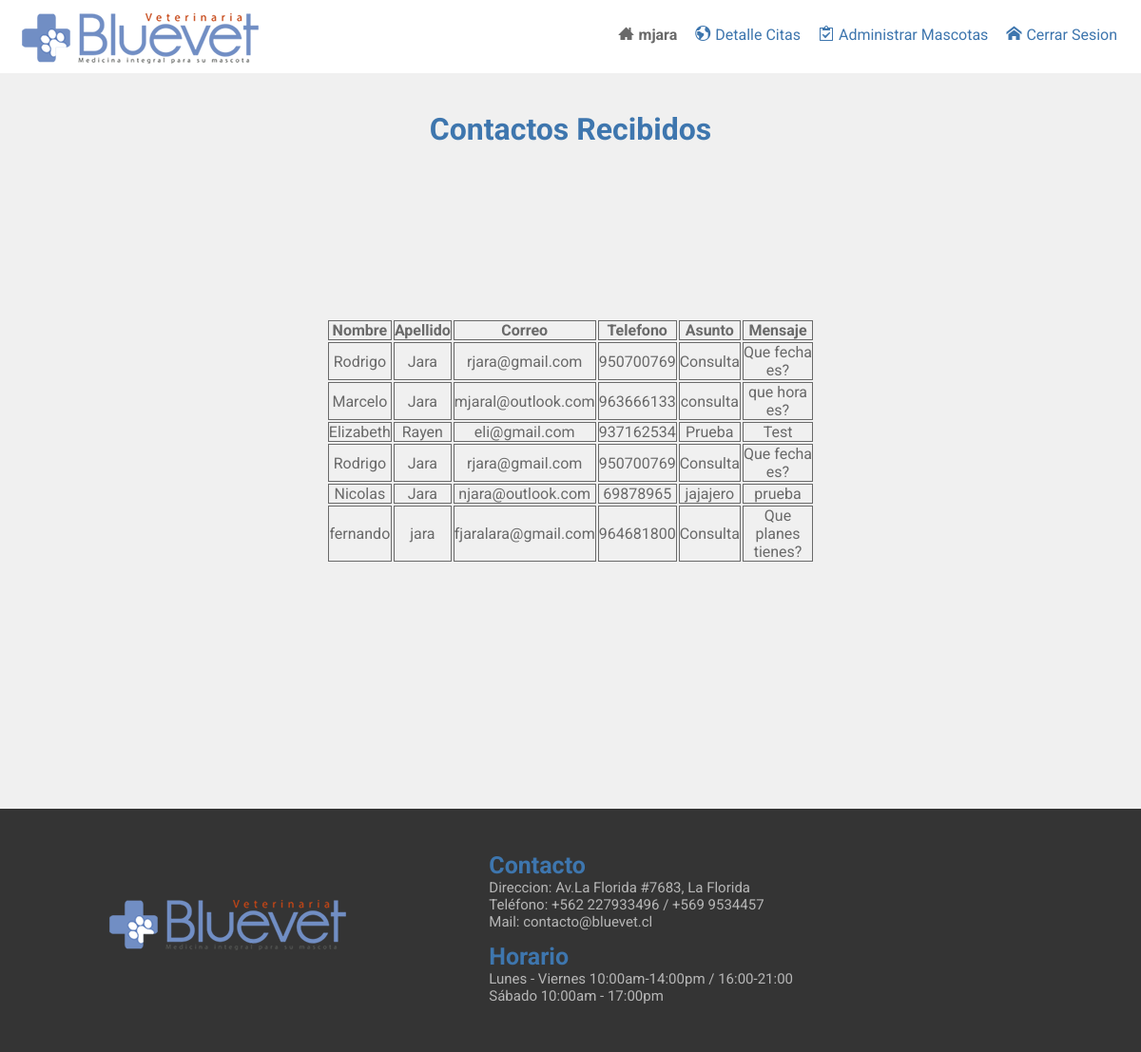
The app's page /Administrador/ (signed in) with its own data.
### core/models.py (models this page shows, shortened)
class Contacto(models.Model):
    Correo = models.CharField(max_length=50)
    Nombre = models.CharField(max_length=50)
    Apellido = models.CharField(max_length=50)
    Telefono = models.IntegerField()
    Asunto = models.CharField(max_length=50)
    Mensaje = models.CharField(max_length=50)

### core/views.py (the view)
# urls.py: path('Administrador/', homeAdmin, name="homeAdmin"),
@login_required(login_url=('/'))
def homeAdmin(request):
    contactos = Contacto.objects.all()
    user = auth.authenticate()
    username = request.user.username
    last_name = request.user.last_name
    return render(request, '../templates/administrador/index.htm', {'username': username, 'contactos': contactos})

### core/templates/administrador/index.htm (shortened to what this page needs)
{% extends 'complements/principal.htm' %}
{% block body %}
<div class="container-info-contacto">
    <div class="titulo">
        <h1>Contactos Recibidos</h1>
    </div>
    <table>
        <tr>
            <th>Nombre</th>
            <th>Apellido</th>
            <th>Correo</th>
            <th>Telefono</th>
            <th>Asunto</th>
            <th>Mensaje</th>
        </tr>
        {% for con in contactos %}
        <tr>
            <td>{{con.Nombre}}</td>
            <td>{{con.Apellido}}</td>
            <td>{{con.Correo}}</td>
            <td>{{con.Telefono}}</td>
            <td>{{con.Asunto}}</td>
            <td>{{con.Mensaje}}</td>
        </tr>
        {% endfor %}
    </table>
</div>
{% endblock body %}

### core/templates/complements/principal.htm (shortened to what this page needs)
<!DOCTYPE html>
<html lang="en">
{% load static %}
<head>
    <link rel="stylesheet" href="../../static/css/style.css">
    <link rel="stylesheet" href="../../static/css/fonts.css">
    <link rel="stylesheet" href="../../static/css/efectos.css">
    <link rel="stylesheet" href="../../static/css/style_1.css">
    <link rel="stylesheet" href="../../static/css/style-cita.css">
</head>
<body>
    <div class="container-menu">
        <div class="logo">
            <img src="../static/img/logo_footer.png" alt="">
        </div>
        <nav class="menu" id="menu">
            {% if user.is_authenticated == True and user.is_staff == True %}
            <ul>
                <li><a href="{% url 'homeAdmin' %}" class="active"><span class="icon-inicio"></span>{{username}}</a></li>
                <li><a href=""><span class="icon-servicios"></span>Detalle Citas</a>
                </li>
                <li><a href=""><span class="icon-planes"></span>Administrar Mascotas</a>
                </li>
                <li><a href="{% url 'cerrar' %}"><span class="icon-login"></span>Cerrar Sesion</a></li>
            </ul>
            {% endif %}
        </nav>
    </div>
    {% block body %}
    {% endblock body %}
    <footer class="container-footer">
        <div class="logo">
            <img src="../static/img/logo_footer.png" alt="">
        </div>
        <div class="contacto">
            <div class="titulo">
                <h1>Contacto</h1>
            </div>
            <div class="texto">
                <p>Direccion: Av.La Florida #7683, La Florida</p>
                <p>Teléfono: +562 227933496 / +569 9534457</p>
                <p>Mail: contacto@bluevet.cl</p>
            </div>
        </div>
        <div class="horario">
            <div class="titulo">
                <h1>Horario</h1>
            </div>
            <div class="texto">
                <p>Lunes - Viernes 10:00am-14:00pm / 16:00-21:00</p>
                <p>Sábado 10:00am - 17:00pm</p>
            </div>
        </div>
    </footer>
</body>
</html>

### core/static/css/style_1.css (style rules this page uses)
:root { --blue: rgb(62, 118, 174); --gray: #b6b6b6; --lightgray: #F0F0F0; --darkgray: rgb(105, 105, 105); --black: #343434; --white: rgb(182, 182, 182); }
.container-info-contacto { display: grid; grid-template-columns: repeat(7, 1fr); grid-template-rows: repeat(3, 1fr); background-color: var(--lightgray); }
.container-info-contacto .titulo { grid-column: 3/6; grid-row: 1/1; text-align: center; color: var(--blue); font-family: 'Roboto'; position: relative; top: 40px; }
.container-info-contacto table { grid-column: 3/6; grid-row: 2/2; }
.container-info-contacto table tr th, .container-info-contacto table tr td { border: 1px solid var(--darkgray); font-family: 'Roboto'; color: var(--darkgray); text-align: center; }
.reg-mascota .identificador, p, .reg-mascota .nombre p, .reg-mascota .rutpersona p, .reg-mascota .color p, .reg-mascota .tamano p, .reg-mascota .peso p, .reg-mascota .raza p, .reg-mascota .genero p { font-family: 'Roboto'; color: var(--black); }

### core/static/css/style-cita.css (style rules this page uses)
:root { --blue: rgb(62, 118, 174); --gray: #b6b6b6; --lightgray: #F0F0F0; --darkgray: rgb(105, 105, 105); --black: #343434; --white: rgb(182, 182, 182); }

### records on screen
Contacto: Nombre "Rodrigo", Apellido "Jara", Correo "rjara@gmail.com", Telefono "950700769", Asunto "Consulta", Mensaje "Que fecha es?"
Contacto: Nombre "Marcelo", Apellido "Jara", Correo "mjaral@outlook.com", Telefono "963666133", Asunto "consulta", Mensaje "que hora es?"
Contacto: Nombre "Elizabeth", Apellido "Rayen", Correo "eli@gmail.com", Telefono "937162534", Asunto "Prueba", Mensaje "Test"
Contacto: Nombre "Rodrigo", Apellido "Jara", Correo "rjara@gmail.com", Telefono "950700769", Asunto "Consulta", Mensaje "Que fecha es?"
Contacto: Nombre "Nicolas", Apellido "Jara", Correo "njara@outlook.com", Telefono "69878965", Asunto "jajajero", Mensaje "prueba"
Contacto: Nombre "fernando", Apellido "jara", Correo "fjaralara@gmail.com", Telefono "964681800", Asunto "Consulta", Mensaje "Que planes tienes?"

### other values on screen
{{ username }} "mjara"
